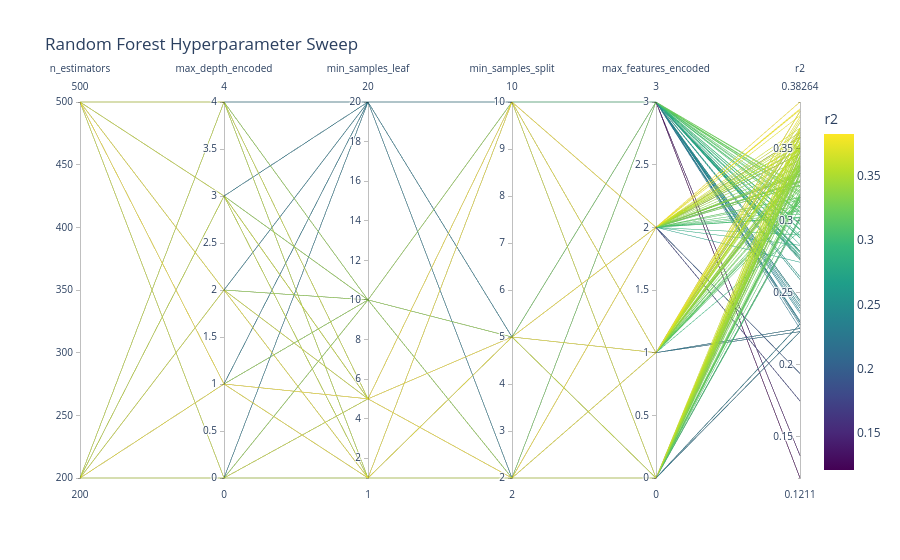

Notebook cell for this chart:
### Code cell
warnings.filterwarnings("ignore")
df_encoded = utils_ml.encode_for_parallel_plot(grid_results_df)

fig = px.parallel_coordinates(
    df_encoded,
    dimensions=[
        "n_estimators", # Number of trees in the ensemble.
        "max_depth_encoded", # Maximum depth of the trees.
        "min_samples_leaf", # Minimum number of samples required to be at a leaf node.
        "min_samples_split", # Minimum number of samples required to split an internal node.
        "max_features_encoded", # Maximum number of features to consider for best split.
        "r2"
    ],
    color="r2",
    color_continuous_scale="Viridis",
    title="Random Forest Hyperparameter Sweep"
)

fig.show()
warnings.filterwarnings("default")

### Figure 1 — Plotly figure (JSON) as saved in the notebook; plotly's stock layout.template omitted (floating-point values rounded to 4 significant figures; data arrays with more than 128 entries replaced by an {"elided": "..."} marker saying what was removed)
{"data": [{"dimensions": [{"label": "n_estimators", "values": {"elided": "480 int values"}}, {"label": "max_depth_encoded", "values": {"elided": "480 int values"}}, {"label": "min_samples_leaf", "values": {"elided": "480 int values"}}, {"label": "min_samples_split", "values": {"elided": "480 int values"}}, {"label": "max_features_encoded", "values": {"elided": "480 int values"}}, {"label": "r2", "values": {"elided": "480 float values"}}], "domain": {"x": [0, 1], "y": [0, 1]}, "line": {"color": {"elided": "480 float values"}, "coloraxis": "coloraxis"}, "name": "", "type": "parcoords"}], "layout": {"coloraxis": {"colorbar": {"title": {"text": "r2"}}, "colorscale": [[0, "#440154"], [0.1111, "#482878"], [0.2222, "#3e4989"], [0.3333, "#31688e"], [0.4444, "#26828e"], [0.5556, "#1f9e89"], [0.6667, "#35b779"], [0.7778, "#6ece58"], [0.8889, "#b5de2b"], [1, "#fde725"]]}, "legend": {"tracegroupgap": 0}, "title": {"text": "Random Forest Hyperparameter Sweep"}}}
